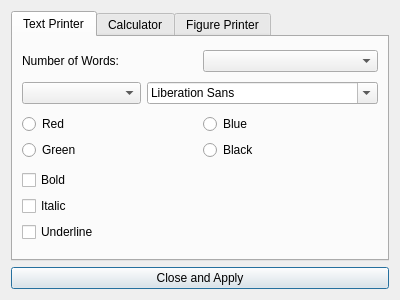
<?xml version="1.0" encoding="UTF-8"?>
<ui version="4.0">
 <class>Dialog</class>
 <widget class="QDialog" name="Dialog">
  <property name="windowModality">
   <enum>Qt::NonModal</enum>
  </property>
  <property name="geometry">
   <rect>
    <x>0</x>
    <y>0</y>
    <width>400</width>
    <height>300</height>
   </rect>
  </property>
  <property name="sizePolicy">
   <sizepolicy hsizetype="Fixed" vsizetype="Fixed">
    <horstretch>0</horstretch>
    <verstretch>0</verstretch>
   </sizepolicy>
  </property>
  <property name="windowTitle">
   <string>Dialog</string>
  </property>
  <layout class="QVBoxLayout" name="verticalLayout">
   <item>
    <widget class="QTabWidget" name="settings_tab">
     <property name="currentIndex">
      <number>0</number>
     </property>
     <widget class="QWidget" name="text_printer_tab">
      <attribute name="title">
       <string>Text Printer</string>
      </attribute>
      <layout class="QVBoxLayout" name="verticalLayout_2">
       <item>
        <layout class="QHBoxLayout" name="horizontalLayout_8">
         <item>
          <widget class="QLabel" name="label_4">
           <property name="text">
            <string>Number of Words:</string>
           </property>
          </widget>
         </item>
         <item>
          <widget class="QComboBox" name="number_of_words_combobox"/>
         </item>
        </layout>
       </item>
       <item>
        <layout class="QHBoxLayout" name="horizontalLayout">
         <item>
          <widget class="QComboBox" name="font_size_combobox">
           <property name="toolTip">
            <string/>
           </property>
          </widget>
         </item>
         <item>
          <widget class="QFontComboBox" name="font_combobox"/>
         </item>
        </layout>
       </item>
       <item>
        <layout class="QHBoxLayout" name="horizontalLayout_2">
         <item>
          <layout class="QVBoxLayout" name="verticalLayout_3">
           <item>
            <widget class="QRadioButton" name="red_text_color_button">
             <property name="text">
              <string>Red</string>
             </property>
             <attribute name="buttonGroup">
              <string notr="true">text_color_button_group</string>
             </attribute>
            </widget>
           </item>
           <item>
            <widget class="QRadioButton" name="green_text_color_button">
             <property name="text">
              <string>Green</string>
             </property>
             <attribute name="buttonGroup">
              <string notr="true">text_color_button_group</string>
             </attribute>
            </widget>
           </item>
          </layout>
         </item>
         <item>
          <layout class="QVBoxLayout" name="verticalLayout_4">
           <item>
            <widget class="QRadioButton" name="blue_text_color_button">
             <property name="text">
              <string>Blue</string>
             </property>
             <attribute name="buttonGroup">
              <string notr="true">text_color_button_group</string>
             </attribute>
            </widget>
           </item>
           <item>
            <widget class="QRadioButton" name="black_text_color_button">
             <property name="text">
              <string>Black</string>
             </property>
             <attribute name="buttonGroup">
              <string notr="true">text_color_button_group</string>
             </attribute>
            </widget>
           </item>
          </layout>
         </item>
        </layout>
       </item>
       <item>
        <layout class="QVBoxLayout" name="verticalLayout_5">
         <item>
          <widget class="QCheckBox" name="bold_font_checkbox">
           <property name="text">
            <string>Bold</string>
           </property>
          </widget>
         </item>
         <item>
          <widget class="QCheckBox" name="italic_font_checkbox">
           <property name="text">
            <string>Italic</string>
           </property>
          </widget>
         </item>
         <item>
          <widget class="QCheckBox" name="underline_font_checkbox">
           <property name="text">
            <string>Underline</string>
           </property>
          </widget>
         </item>
        </layout>
       </item>
      </layout>
     </widget>
     <widget class="QWidget" name="calculator_tab">
      <attribute name="title">
       <string>Calculator</string>
      </attribute>
      <layout class="QVBoxLayout" name="verticalLayout_6">
       <item>
        <layout class="QHBoxLayout" name="horizontalLayout_3">
         <item>
          <layout class="QVBoxLayout" name="verticalLayout_7">
           <item>
            <widget class="QCheckBox" name="addition_checkbox">
             <property name="text">
              <string>Addition</string>
             </property>
             <property name="checked">
              <bool>true</bool>
             </property>
            </widget>
           </item>
           <item>
            <widget class="QCheckBox" name="multiplication_checkbox">
             <property name="text">
              <string>Multiplication</string>
             </property>
            </widget>
           </item>
          </layout>
         </item>
         <item>
          <layout class="QVBoxLayout" name="verticalLayout_8">
           <item>
            <widget class="QCheckBox" name="subtraction_checkbox">
             <property name="text">
              <string>Subtraction</string>
             </property>
             <property name="checked">
              <bool>true</bool>
             </property>
            </widget>
           </item>
           <item>
            <widget class="QCheckBox" name="division_checkbox">
             <property name="text">
              <string>Division</string>
             </property>
            </widget>
           </item>
          </layout>
         </item>
        </layout>
       </item>
       <item>
        <layout class="QHBoxLayout" name="horizontalLayout_4">
         <item>
          <widget class="QLabel" name="label">
           <property name="text">
            <string>Numeral System:</string>
           </property>
          </widget>
         </item>
         <item>
          <widget class="QComboBox" name="numeral_system_combobox"/>
         </item>
        </layout>
       </item>
      </layout>
     </widget>
     <widget class="QWidget" name="figure_printer_tab">
      <attribute name="title">
       <string>Figure Printer</string>
      </attribute>
      <layout class="QVBoxLayout" name="verticalLayout_9">
       <item>
        <widget class="QCheckBox" name="activate_figure_printer_checkbox">
         <property name="text">
          <string>Activate Figure Printer</string>
         </property>
        </widget>
       </item>
       <item>
        <layout class="QHBoxLayout" name="horizontalLayout_5">
         <item>
          <layout class="QVBoxLayout" name="verticalLayout_13">
           <item>
            <widget class="QCheckBox" name="christmas_tree_checkbox">
             <property name="enabled">
              <bool>false</bool>
             </property>
             <property name="text">
              <string>Christmas Tree</string>
             </property>
             <property name="checked">
              <bool>true</bool>
             </property>
            </widget>
           </item>
           <item>
            <widget class="QCheckBox" name="guitar_checkbox">
             <property name="enabled">
              <bool>false</bool>
             </property>
             <property name="text">
              <string>Guitar</string>
             </property>
            </widget>
           </item>
          </layout>
         </item>
         <item>
          <layout class="QVBoxLayout" name="verticalLayout_10">
           <item>
            <widget class="QCheckBox" name="space_ship_checkbox">
             <property name="enabled">
              <bool>false</bool>
             </property>
             <property name="text">
              <string>Space Ship</string>
             </property>
            </widget>
           </item>
           <item>
            <widget class="QCheckBox" name="house_checkbox">
             <property name="enabled">
              <bool>false</bool>
             </property>
             <property name="text">
              <string>House</string>
             </property>
            </widget>
           </item>
          </layout>
         </item>
        </layout>
       </item>
       <item>
        <layout class="QHBoxLayout" name="horizontalLayout_7">
         <item>
          <layout class="QVBoxLayout" name="verticalLayout_11">
           <item>
            <widget class="QRadioButton" name="green_figure_color_button">
             <property name="enabled">
              <bool>false</bool>
             </property>
             <property name="text">
              <string>Green</string>
             </property>
             <attribute name="buttonGroup">
              <string notr="true">tree_color_button_group</string>
             </attribute>
            </widget>
           </item>
           <item>
            <widget class="QRadioButton" name="blue_figure_color_button">
             <property name="enabled">
              <bool>false</bool>
             </property>
             <property name="text">
              <string>Blue</string>
             </property>
             <attribute name="buttonGroup">
              <string notr="true">tree_color_button_group</string>
             </attribute>
            </widget>
           </item>
          </layout>
         </item>
         <item>
          <layout class="QVBoxLayout" name="verticalLayout_12">
           <item>
            <widget class="QRadioButton" name="black_figure_color_button">
             <property name="enabled">
              <bool>false</bool>
             </property>
             <property name="text">
              <string>Black</string>
             </property>
             <property name="checked">
              <bool>true</bool>
             </property>
             <attribute name="buttonGroup">
              <string notr="true">tree_color_button_group</string>
             </attribute>
            </widget>
           </item>
           <item>
            <widget class="QRadioButton" name="brown_figure_color_button">
             <property name="enabled">
              <bool>false</bool>
             </property>
             <property name="text">
              <string>Brown</string>
             </property>
             <attribute name="buttonGroup">
              <string notr="true">tree_color_button_group</string>
             </attribute>
            </widget>
           </item>
          </layout>
         </item>
        </layout>
       </item>
      </layout>
     </widget>
    </widget>
   </item>
   <item>
    <widget class="QPushButton" name="close_settings_dialog">
     <property name="text">
      <string>Close and Apply</string>
     </property>
    </widget>
   </item>
  </layout>
 </widget>
 <resources/>
 <connections/>
 <buttongroups>
  <buttongroup name="text_color_button_group"/>
  <buttongroup name="tree_color_button_group"/>
 </buttongroups>
</ui>
